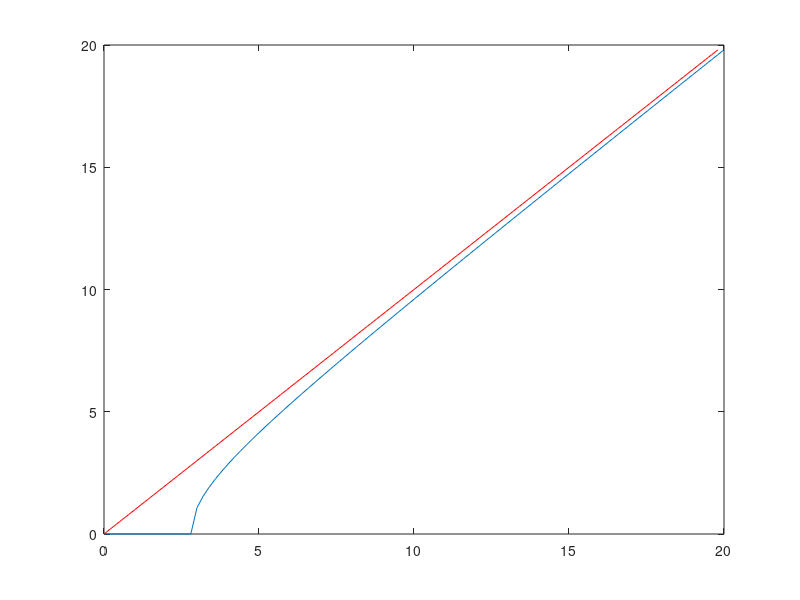

The MATLAB script that drew this image:
function best_iterative = conversion_iterative(~)
    d = 5.6;
    x = linspace(0,20,101);
    for i = 1:length(x)
        best_iterative(i) = fminsearch(@(y) (atan((x(i)-d/2)/y) - atan((x(i)+d/2)/y)), 0);
    end
    x1 = [0:0.1:best_iterative(101)];
    y1 = x1;
    plot(x,best_iterative,x1,y1,'r');
end

